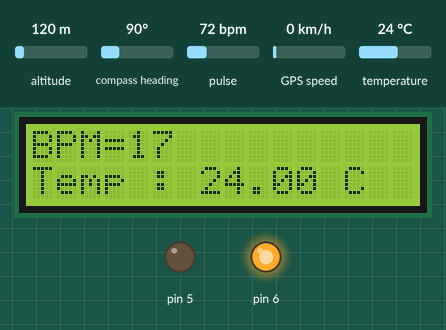
Simulated run of this sketch. Board: Arduino Uno, built with avr-gcc and run on an emulated ATmega328P. Shown: 16×2 character LCD, output pins drawn as LEDs (lit = HIGH). The test bench sets the inputs (shaded band); at power-on: temperature 24 °C, pulse 72 bpm, altitude 120 m, compass heading 90°, GPS speed 0 km/h. The GPS gets a fix after 3 s at 37.7749, -122.4194 with 8 satellites; what the sketch prints to the serial monitor is not drawn.

Above: at 1.7 s.
1.8 s: temperature set to 11 °C
At 2.2 s:
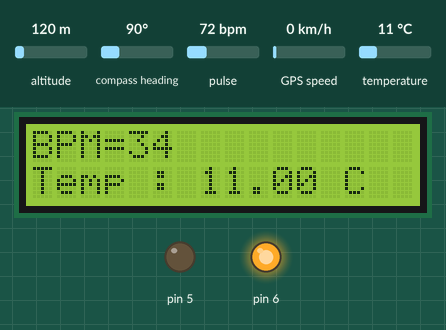
4.1 s: temperature set to 8 °C
At 4.8 s:
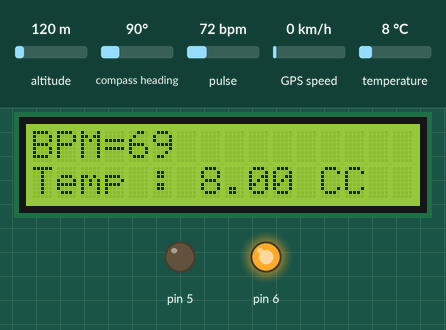
8.2 s: temperature set to 27 °C
At 9.3 s:
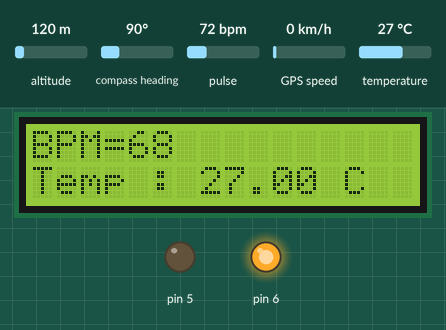
10.2 s: temperature set to 30 °C
At 12.3 s:
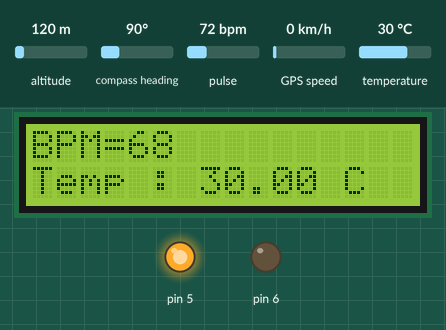
14.3 s: pulse set to 100 bpm
At 16.5 s:
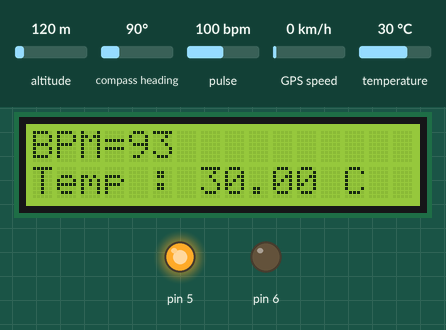
16.6 s: pulse set to 42 bpm
At 18.7 s:
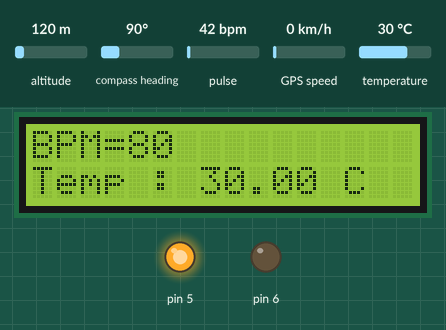
Timing chart, 0 to 20.2 s (numbered marks = the images above; inputs shaded):
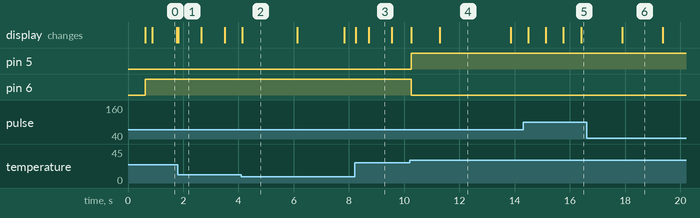

Measured:
- the behaviour switches between 10 and 9 °C on temperature (found by bisection; images 1 and 2)
- the behaviour switches between 28 and 29 °C on temperature (found by bisection; images 3 and 4)
- after the input at 4.1 s, the display: changes at once (image 2)
- after the input at 8.2 s, the display: first changes at once (image 3 shows a later state)
- after the input at 10.2 s, pin 5: LOW → HIGH after 0.05 s; pin 6: HIGH → LOW after 0.05 s; the display: first changes after 0.06 s (image 4 shows a later state)
- after the input at 14.3 s, the display: first changes after 0.19 s (image 5 shows a later state)
- what the display in image 0 shows lasts 0.9 s, from 0.9 s to 1.8 s

The sketch:

mini_project_main_code.ino
```cpp
#include <Wire.h>
#include <LiquidCrystal_I2C.h>
#include "MAX30105.h"
#include "heartRate.h"
#define outPin 8
#include <SoftwareSerial.h>
#include <TinyGPS++.h>
#include <Adafruit_Sensor.h>
#include <DHT.h>
#include <DHT_U.h>

#define DHTPIN 8
#define DHTTYPE    DHT11
DHT_Unified dht(DHTPIN, DHTTYPE);
MAX30105 particleSensor;
LiquidCrystal_I2C lcd(0x27,16,2);
int RXPin = 3;
int TXPin = 2;
int GPSBaud = 9600;
float tempthresholdH = 28.00;
float tempthresholdL = 25.00;
const byte RATE_SIZE = 4; //Increase this for more averaging. 4 is good.
byte rates[RATE_SIZE]; //Array of heart rates
byte rateSpot = 0;
long lastBeat = 0; //Time at which the last beat occurred

float beatsPerMinute;
int beatAvg;
SoftwareSerial gpsSerial(RXPin, TXPin);
SoftwareSerial espSerial(10, 11);
String str;
TinyGPSPlus gps;


void setup() {
  // put your setup code here, to run once:
  pinMode(6, OUTPUT);
  pinMode(5, OUTPUT);
  lcd.init();
  // Print a message to the LCD.
  lcd.backlight();
  lcd.setCursor(0,0);
  lcd.print("Initialising");
  delay(500);
  lcd.clear();
  Serial.begin(115200);
  Serial.println("Initialising");
  espSerial.begin(115200);
	// Initialize sensor
	if (particleSensor.begin(Wire, I2C_SPEED_FAST) == false) {
		Serial.println("MAX30102 was not found. Please check wiring/power.");
		// while (1);
	}
  particleSensor.setup();
  particleSensor.setPulseAmplitudeRed(0x0A); //Turn Red LED to low to indicate sensor is running
  particleSensor.setPulseAmplitudeGreen(0); //Turn off Green LED
  // particleSensor.enableDIETEMPRDY();
  gpsSerial.begin(GPSBaud);
  dht.begin();
}

void loop() {

  // put your main code here, to run repeatedly:
  long irValue = particleSensor.getIR();
  if (checkForBeat(irValue) == true) {
    //We sensed a beat!
    long delta = millis() - lastBeat;
    lastBeat = millis();

    beatsPerMinute = 60 / (delta / 1000.0);

    if (beatsPerMinute < 255 && beatsPerMinute > 20) {
      rates[rateSpot++] = (byte)beatsPerMinute; //Store this reading in the array
      rateSpot %= RATE_SIZE; //Wrap variable

      //Take average of readings
      beatAvg = 0;
      for (byte x = 0 ; x < RATE_SIZE ; x++)
        beatAvg += rates[x];
      beatAvg /= RATE_SIZE;
    }
  }
  str = str+ beatAvg;

  Serial.print("IR=");
  Serial.print(irValue);
  Serial.print(", BPM=");
  Serial.print(beatsPerMinute);
  Serial.print(", Avg BPM=");
  Serial.print(beatAvg);
  Serial.println();
  if (irValue < 50000)
  {
    lcd.setCursor(0, 0);
    lcd.print("No finger?      ");
  }
  else
  {

    lcd.setCursor(0, 0);
    lcd.print("BPM=");
    lcd.print(beatAvg);

    if(beatAvg < 10){
      lcd.setCursor(5,0);
      lcd.print("            ");
    }
    else if (beatAvg < 100){
      lcd.setCursor(6,0);
      lcd.print("          ");
    }
    else{
      lcd.setCursor(7,0);
      lcd.print("         ");

    }
  }

  // float temperature = particleSensor.readTemperature();
  // Serial.print("temperatureC=");
  // Serial.print(temperature, 4);

  sensors_event_t event;
  dht.temperature().getEvent(&event);
  if (isnan(event.temperature)) {
    Serial.println(F("Error reading temperature!"));
  }
  else {
    // Serial.print(F("Temperature: "));
    // Serial.print(event.temperature);
    // Serial.println(F("°C"));
    lcd.setCursor(0, 1);
  lcd.print("Temp : ");
  lcd.print(event.temperature);
  lcd.print(" C");


  if(event.temperature>tempthresholdH){
    digitalWrite(6, LOW);
    digitalWrite(5, HIGH);
  }
  else{
    digitalWrite(6, HIGH);
    digitalWrite(5, LOW);
  }
  // else if(event.temperature>tempthresholdH){
  //   digitalWrite(5, HIGH);
  //   digitalWrite(6, LOW);
  // }
  }
  // Get humidity event and print its value.

  // Serial.println();

  str = str+ " 72.91242 82.89293" ;

  // Serial.println();
  // espSerial.println(str);
  if(gpsSerial.available() > 0)
    if (gps.encode(gpsSerial.read()))
      // displayInfo();

  if (millis() > 5000 && gps.charsProcessed() < 10)
  {
    Serial.println("No GPS detected");
    // while(true);
  }
}

void displayInfo()
{
  if (gps.location.isValid())
  {
    Serial.print("Latitude: ");
    Serial.println(gps.location.lat(), 6);
    Serial.print("Longitude: ");
    Serial.println(gps.location.lng(), 6);
    Serial.print("Altitude: ");
    Serial.println(gps.altitude.meters());
  }
  else
  {
    Serial.println("Location: Not Available");
  }

  Serial.print("Date: ");
  if (gps.date.isValid())
  {
    Serial.print(gps.date.month());
    Serial.print("/");
    Serial.print(gps.date.day());
    Serial.print("/");
    Serial.println(gps.date.year());
  }
  else
  {
    Serial.println("Not Available");
  }

  Serial.print("Time: ");
  if (gps.time.isValid())
  {
    if (gps.time.hour() < 10) Serial.print(F("0"));
    Serial.print(gps.time.hour());
    Serial.print(":");
    if (gps.time.minute() < 10) Serial.print(F("0"));
    Serial.print(gps.time.minute());
    Serial.print(":");
    if (gps.time.second() < 10) Serial.print(F("0"));
    Serial.print(gps.time.second());
    Serial.print(".");
    if (gps.time.centisecond() < 10) Serial.print(F("0"));
    Serial.println(gps.time.centisecond());
  }
  else
  {
    Serial.println("Not Available");
  }

  Serial.println();
  Serial.println();
  // delay(1000);
}
```
